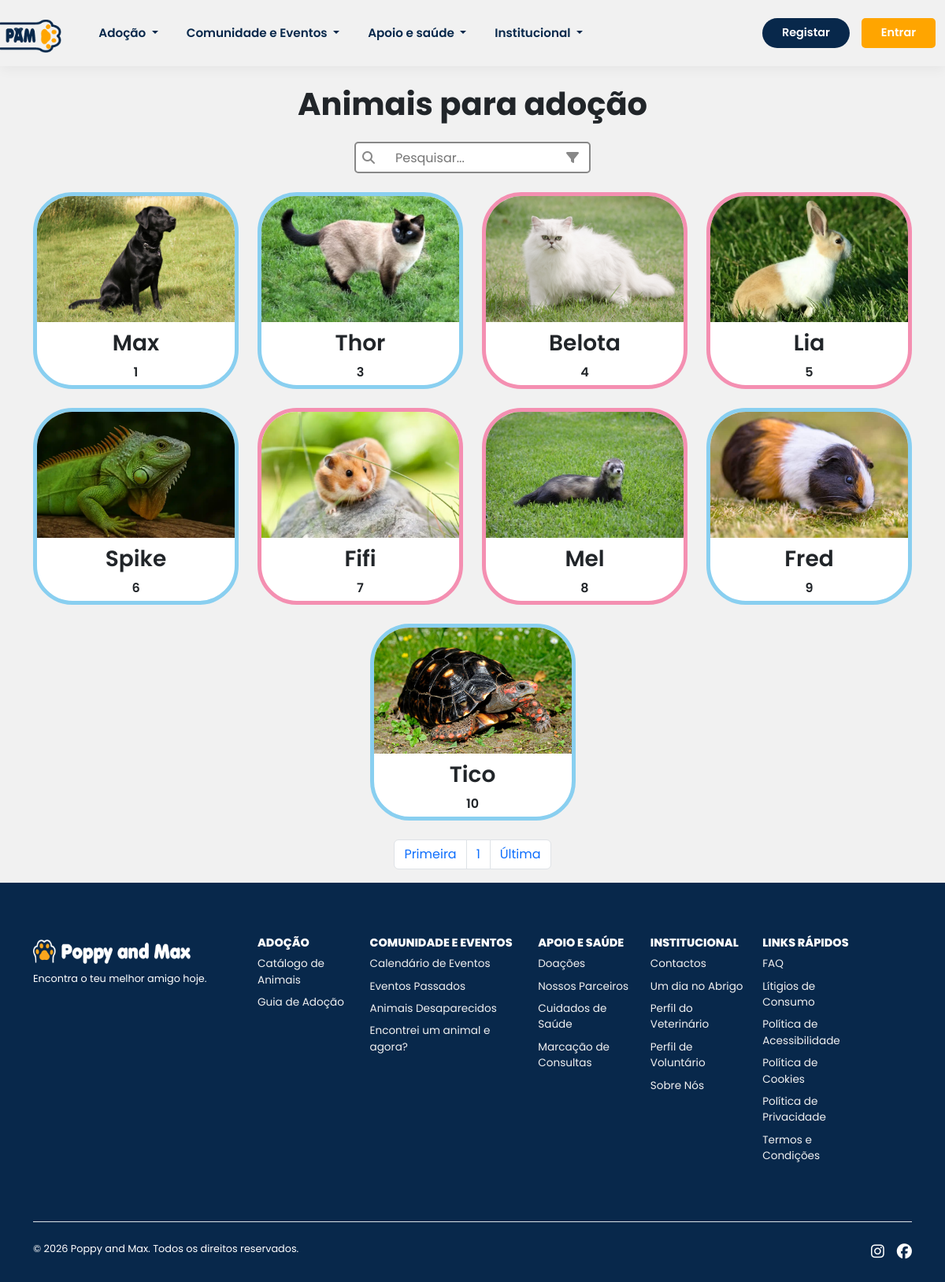
Screenshot of /animalCatalog with the database file from the repository.
### tables this page shows
create table animals (
    id int auto_increment,
    name varchar(100) not null,
    specie_id int not null,
    breed_id int null,
    gender enum('Macho', 'Fêmea') not null,
    size enum('Pequeno', 'Médio', 'Grande'),
    image varchar(255),
    birth_date date,
    description text,
    status enum('Disponível', 'Adotado', 'Em processo') not null,
    created_at timestamp default current_timestamp,
    constraint pk_animals primary key (id),
    constraint fk_animals_breeds foreign key (breed_id) references breeds(id),
    constraint fk_animals_species foreign key (specie_id) references species(id)
);

### components/rerun.php (called while the page is built, shortened)
<?php
	$rerun = $rerun ?? false;
	require $route.'.php';
	$rerun = true;

### animalCatalog.php (the view, shortened to what this page needs)
<?php
    if(!$rerun):
            $metaTitle = 'Catálogo de Animais';
            $metaDescription = 'Animais disponíveis para adoção';
    else:
        $pagina=1;
        $limite=12;
        $inicio= ($pagina * $limite) - $limite;
        $stmt = $conn->prepare("SELECT * FROM animals WHERE status='Disponível' OR status='Em processo' ORDER BY id ASC LIMIT ? OFFSET ?");
        $stmt->bind_param("ii", $limite, $inicio);
        $stmt->execute();
        $res = $stmt->get_result();
?>
        <div class="container">
            <h1 class="text-center fw-bold mt-4 mb-4">Animais para adoção</h1>
        </div>
        <div class="container d-flex justify-content-center mb-4">
          <?php include('components/searchbar.php'); ?>
        </div>
        <div class="container mb-4">
            <div class="row g-4 justify-content-center">
                <?php
                    if ($res->num_rows > 0):
                        foreach ($res as $animal):
                ?>
                            <div class="col-12 col-md-6 col-lg-3 d-flex justify-content-center">
                                <a href="animalDetails?id=<?= $animal['id'] ?>" class="card-link ">
                                    <?php $cor= $animal['gender'] === 'Macho'?'#89CFF0' : '#F48FB1' ?>
                                    <div class="card" style="border-color: <?=$cor?>;">
                                        <div class="card-image">
                                            <?php
                                                $caminhoImagem=!empty($animal['image']) ? "assets/img/animals/". $animal['image'] : "assets/img/defaultAnimals.png";
                                            ?>
                                            <img class="photo img-fluid" src="<?= htmlspecialchars($caminhoImagem)?>" alt="Foto de <?= htmlspecialchars($animal['name']) ?> ">
                                        </div>
                                        <div class="card-info">
                                            <h3 class="fw-semibold"><?= htmlspecialchars($animal['name']) ?></h3>
                                            <p class="fw-semibold"><?= $animal['id'] ?></p>
                                        </div>
                                    </div>
                                </a>
                            </div>
                <?php
                        endforeach;
                    else:
                        echo "<p>Ainda não temos animais para adoção.</p>";
                    endif;
                ?>
            </div>
        </div>
        <?php include('components/pagination.php'); ?>
<?php
    endif;

### assets/css/styles.css (style rules this page uses)
:root { --primary: #08284b; --primary-light: #135eb1; --secondary: #ffa500; --secondary-light: #fbba50; }
html { scroll-behavior: smooth; }
html, body { height: 100%; }
body { display: flex; flex-direction: column; font-family: "Poppins", sans-serif; background-color: #f1f1f1; }

### assets/css/animalCatalog.css (style rules this page uses)
.card { max-width: 300px; width: 100%; max-height: 250px; border: 5px solid; border-radius: 50px; overflow: hidden; }
.card-image img { width: 300px; height: 160px; object-fit: cover; }
.card-info { padding: 10px; text-align: center; }
.card-link { text-decoration: none; }

### rows the page displays
animals: image (picture), name "Max", id "1"
animals: image (picture), name "Thor", id "3"
animals: image (picture), name "Belota", id "4"
animals: image (picture), name "Lia", id "5"
animals: image (picture), name "Spike", id "6"
animals: image (picture), name "Fifi", id "7"
animals: image (picture), name "Mel", id "8"
animals: image (picture), name "Fred", id "9"
animals: image (picture), name "Tico", id "10"

### other values shown
$pagina "1"
